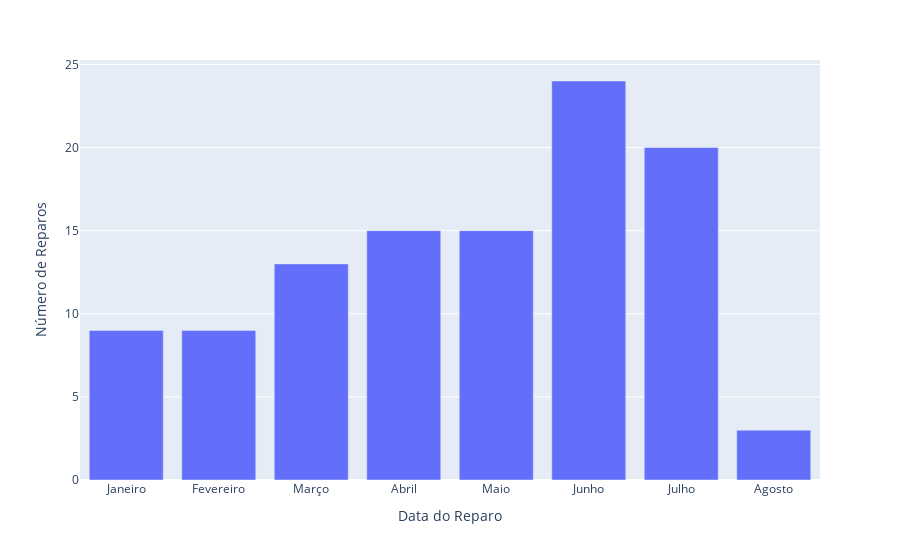

The cell this chart's notebook holds for it:
### Code cell
#Graficos mostrando numero de reparos
import plotly.io as pio
# Agrupar os dados por mês e contar o número de reparos
reparos_por_mes = df_equipamentos_pandas.groupby(df_equipamentos_pandas['Data do Reparo'].dt.month)['Equipamento'].count()

# Criar o gráfico de barras
fig = px.bar(reparos_por_mes, 
             x=reparos_por_mes.index, 
             y=reparos_por_mes.values,
            labels={'x': 'Mês', 'y': 'Número de Reparos'})

# Traduzir os meses para português
meses_pt = ['Janeiro', 'Fevereiro', 'Março', 'Abril', 'Maio', 'Junho', 
           'Julho', 'Agosto', 'Setembro', 'Outubro', 'Novembro', 'Dezembro']
fig.update_layout(xaxis_tickvals=list(range(1, 13)), xaxis_ticktext=meses_pt)

# Exibir o gráfico
fig.show()

### Figure 1 — Plotly figure (JSON) as saved in the notebook; plotly's stock layout.template omitted (floating-point values rounded to 4 significant figures)
{"data": [{"alignmentgroup": "True", "hovertemplate": "Data do Reparo=%{x}<br>Número de Reparos=%{y}<extra></extra>", "legendgroup": "", "marker": {"color": "#636efa", "pattern": {"shape": ""}}, "name": "", "offsetgroup": "", "orientation": "v", "showlegend": false, "textposition": "auto", "type": "bar", "x": [1, 2, 3, 4, 5, 6, 7, 8], "xaxis": "x", "y": [9, 9, 13, 15, 15, 24, 20, 3], "yaxis": "y"}], "layout": {"barmode": "relative", "legend": {"tracegroupgap": 0}, "margin": {"t": 60}, "xaxis": {"anchor": "y", "domain": [0, 1], "ticktext": ["Janeiro", "Fevereiro", "Março", "Abril", "Maio", "Junho", "Julho", "Agosto", "Setembro", "Outubro", "Novembro", "Dezembro"], "tickvals": [1, 2, 3, 4, 5, 6, 7, 8, 9, 10, 11, 12], "title": {"text": "Data do Reparo"}}, "yaxis": {"anchor": "x", "domain": [0, 1], "title": {"text": "Número de Reparos"}}}}
